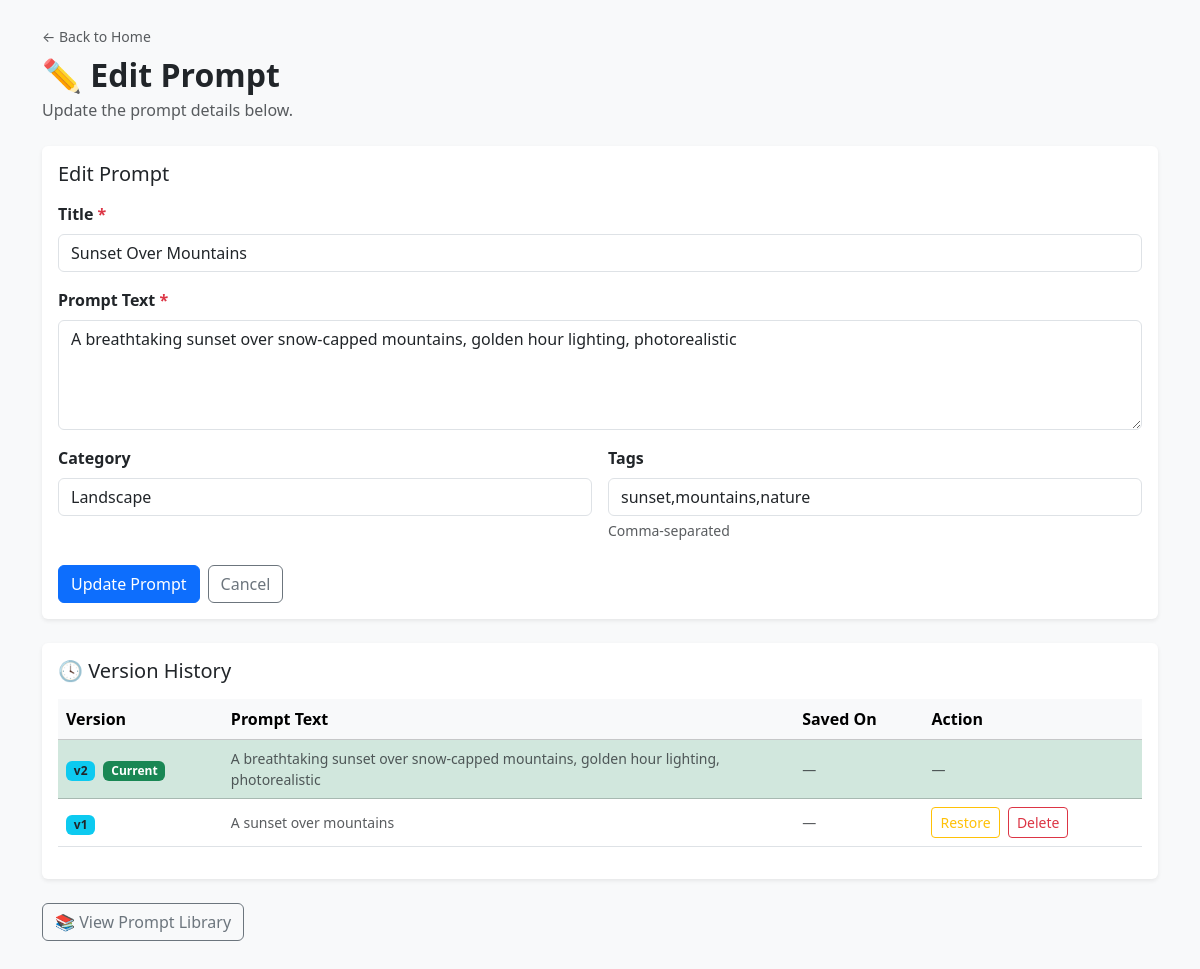
/pages/create_prompt.php?edit=1, run on the app's committed database.
### tables this page shows
CREATE TABLE prompts (
    prompt_id INT AUTO_INCREMENT PRIMARY KEY,
    title VARCHAR(255) NOT NULL,
    prompt_text TEXT NOT NULL,
    category VARCHAR(100),
    tags VARCHAR(255),
    favorite_status TINYINT(1) DEFAULT 0,
    status ENUM('active', 'archived') DEFAULT 'active',
    version_number INT DEFAULT 1,
    created_at DATETIME DEFAULT CURRENT_TIMESTAMP,
    updated_at DATETIME DEFAULT CURRENT_TIMESTAMP ON UPDATE CURRENT_TIMESTAMP
);

CREATE TABLE prompt_versions (
    version_id INT AUTO_INCREMENT PRIMARY KEY,
    prompt_id INT NOT NULL,
    version_number INT NOT NULL,
    version_text TEXT NOT NULL,
    modified_date DATETIME DEFAULT CURRENT_TIMESTAMP,
    FOREIGN KEY (prompt_id) REFERENCES prompts(prompt_id) ON DELETE CASCADE
);

### pages/create_prompt.php (the view, shortened to what this page needs)
<?php
$conn = getConnection();
$editPrompt = null;
if (isset($_GET['edit'])) {
    $id = (int) $_GET['edit'];
    $result = $conn->query("SELECT * FROM prompts WHERE prompt_id = $id");
    $editPrompt = $result->fetch_assoc();
}
$versions = [];
if ($editPrompt) {
    $vResult = $conn->query("
        SELECT * FROM prompt_versions
        WHERE prompt_id = {$editPrompt['prompt_id']}
        ORDER BY version_number DESC
    ");
    while ($v = $vResult->fetch_assoc()) {
        $versions[] = $v;
    }
}
?>
<!DOCTYPE html>
<html lang="en">
<head>
    <link href="https://cdn.jsdelivr.net/npm/bootstrap@5.3.3/dist/css/bootstrap.min.css" rel="stylesheet">
</head>
<body class="bg-light">
<div class="container mt-4 mb-5">
    <a href="../index.php" class="text-decoration-none text-muted small">&larr; Back to Home</a>
    <h2 class="fw-bold mt-2 mb-1">
        <?php echo $editPrompt ? '✏️ Edit Prompt' : '✏️ Create Prompt'; ?>
    </h2>
    <p class="text-muted mb-4">
        <?php echo $editPrompt ? 'Update the prompt details below.' : 'Write a new image prompt with a title, tags, category, and version history built in.'; ?>
    </p>
    <div class="card shadow-sm border-0 mb-4">
        <div class="card-body">
            <h5 class="card-title mb-3"><?php echo $editPrompt ? 'Edit Prompt' : 'New Prompt'; ?></h5>
            <form method="POST" action="create_prompt.php">
                <div class="mb-3">
                    <label for="title" class="form-label fw-semibold">Title <span class="text-danger">*</span></label>
                    <input type="text" class="form-control" id="title" name="title" required
                           placeholder="e.g. Sunset Over Mountains"
                           value="<?php echo $editPrompt ? htmlspecialchars($editPrompt['title']) : ''; ?>">
                </div>
                <div class="mb-3">
                    <label for="prompt_text" class="form-label fw-semibold">Prompt Text <span class="text-danger">*</span></label>
                    <textarea class="form-control" id="prompt_text" name="prompt_text" rows="4" required
                              placeholder="Describe the image you want to generate..."><?php echo $editPrompt ? htmlspecialchars($editPrompt['prompt_text']) : ''; ?></textarea>
                </div>
                <div class="row g-3">
                    <div class="col-md-6">
                        <label for="category" class="form-label fw-semibold">Category</label>
                        <input type="text" class="form-control" id="category" name="category"
                               placeholder="e.g. Landscape, Portrait, Architecture"
                               value="<?php echo $editPrompt ? htmlspecialchars($editPrompt['category']) : ''; ?>">
                    </div>
                    <div class="col-md-6">
                        <label for="tags" class="form-label fw-semibold">Tags</label>
                        <input type="text" class="form-control" id="tags" name="tags"
                               placeholder="e.g. sunset,nature,mountains"
                               value="<?php echo $editPrompt ? htmlspecialchars($editPrompt['tags']) : ''; ?>">
                        <div class="form-text">Comma-separated</div>
                    </div>
                </div>
                <div class="mt-4 d-flex gap-2">
                    <button type="submit" class="btn btn-primary">
                        <?php echo $editPrompt ? 'Update Prompt' : 'Save Prompt'; ?>
                    </button>
                    <?php if ($editPrompt): ?>
                        <a href="create_prompt.php" class="btn btn-outline-secondary">Cancel</a>
                    <?php endif; ?>
                </div>
            </form>
        </div>
    </div>
    <?php if ($editPrompt && count($versions) > 0): ?>
    <div class="card shadow-sm border-0 mb-4">
        <div class="card-body">
            <h5 class="card-title mb-3">🕓 Version History</h5>
            <div class="table-responsive">
                <table class="table table-hover align-middle">
                    <thead class="table-light">
                        <tr>
                            <th>Version</th>
                            <th>Prompt Text</th>
                            <th>Saved On</th>
                            <th>Action</th>
                        </tr>
                    </thead>
                    <tbody>
                        <?php foreach ($versions as $index => $v): ?>
                        <tr <?php echo $index === 0 ? 'class="table-success"' : ''; ?>>
                            <td>
                                <span class="badge bg-info text-dark">v<?php echo $v['version_number']; ?></span>
                                <?php echo $index === 0 ? '<span class="badge bg-success ms-1">Current</span>' : ''; ?>
                            </td>
                            <td class="text-muted small" style="max-width: 400px;">
                                <?php echo htmlspecialchars(substr($v['version_text'], 0, 120)) . (strlen($v['version_text']) > 120 ? '...' : ''); ?>
                            </td>
                            <td class="text-muted small">
                                <?php echo isset($v['created_at']) ? date('M j, Y g:i A', strtotime($v['created_at'])) : '—'; ?>
                            </td>
                            <td>
                                <?php if ($index !== 0): ?>
                                    <a href="create_prompt.php?restore=<?php echo $v['version_id']; ?>&prompt_id=<?php echo $editPrompt['prompt_id']; ?>"
                                       class="btn btn-sm btn-outline-warning"
                                       onclick="return confirm('Restore this version? The current text will be saved as a new version.')">
                                        Restore
                                    </a>
                                    <a href="create_prompt.php?delete_version=<?php echo $v['version_id']; ?>&prompt_id=<?php echo $editPrompt['prompt_id']; ?>"
                                       class="btn btn-sm btn-outline-danger ms-1"
                                       onclick="return confirm('Delete this version?')">
                                        Delete
                                    </a>
                                <?php else: ?>
                                    <span class="text-muted small">—</span>
                                <?php endif; ?>
                            </td>
                        </tr>
                        <?php endforeach; ?>
                    </tbody>
                </table>
            </div>
        </div>
    </div>
    <?php endif; ?>
    <a href="prompt_library.php" class="btn btn-outline-secondary">📚 View Prompt Library</a>
</div>
</body>
</html>

### data on the page
prompts: title "Sunset Over Mountains", prompt_text "A breathtaking sunset over snow-capped mountains, golden hour lighting, photorealistic", category "Landscape", tags "sunset,mountains,nature"
prompt_versions: version_number "2", shows "Current", version_text "A breathtaking sunset over snow-capped mountains, golden hour lighting, photorealistic"
prompt_versions: version_number "1", version_text "A sunset over mountains"
